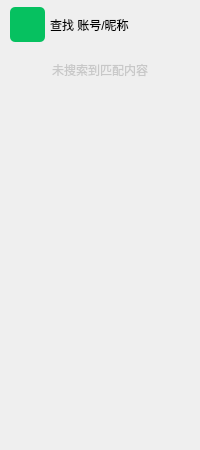
<?xml version="1.0" encoding="UTF-8"?>
<ui version="4.0">
 <class>SearchWid</class>
 <widget class="QWidget" name="SearchWid">
  <property name="geometry">
   <rect>
    <x>0</x>
    <y>0</y>
    <width>200</width>
    <height>450</height>
   </rect>
  </property>
  <property name="minimumSize">
   <size>
    <width>200</width>
    <height>450</height>
   </size>
  </property>
  <property name="windowTitle">
   <string>Form</string>
  </property>
  <property name="styleSheet">
   <string notr="true"/>
  </property>
  <layout class="QVBoxLayout" name="verticalLayout">
   <property name="spacing">
    <number>0</number>
   </property>
   <property name="leftMargin">
    <number>0</number>
   </property>
   <property name="topMargin">
    <number>0</number>
   </property>
   <property name="rightMargin">
    <number>0</number>
   </property>
   <property name="bottomMargin">
    <number>0</number>
   </property>
   <item>
    <widget class="QWidget" name="add_friend_wid" native="true">
     <property name="minimumSize">
      <size>
       <width>0</width>
       <height>50</height>
      </size>
     </property>
     <property name="maximumSize">
      <size>
       <width>16777215</width>
       <height>50</height>
      </size>
     </property>
     <property name="styleSheet">
      <string notr="true"/>
     </property>
     <layout class="QHBoxLayout" name="horizontalLayout">
      <property name="spacing">
       <number>5</number>
      </property>
      <property name="leftMargin">
       <number>10</number>
      </property>
      <property name="topMargin">
       <number>5</number>
      </property>
      <property name="rightMargin">
       <number>5</number>
      </property>
      <property name="bottomMargin">
       <number>5</number>
      </property>
      <item>
       <widget class="QLabel" name="icon">
        <property name="minimumSize">
         <size>
          <width>35</width>
          <height>35</height>
         </size>
        </property>
        <property name="maximumSize">
         <size>
          <width>35</width>
          <height>35</height>
         </size>
        </property>
        <property name="styleSheet">
         <string notr="true">background:rgb(6, 193, 96);
border-radius:5px;</string>
        </property>
        <property name="text">
         <string/>
        </property>
        <property name="scaledContents">
         <bool>false</bool>
        </property>
       </widget>
      </item>
      <item>
       <widget class="QLabel" name="label_2">
        <property name="text">
         <string>查找 账号/昵称</string>
        </property>
       </widget>
      </item>
      <item>
       <spacer name="horizontalSpacer">
        <property name="orientation">
         <enum>Qt::Orientation::Horizontal</enum>
        </property>
        <property name="sizeHint" stdset="0">
         <size>
          <width>20</width>
          <height>20</height>
         </size>
        </property>
       </spacer>
      </item>
      <item>
       <widget class="QLabel" name="label_3">
        <property name="minimumSize">
         <size>
          <width>25</width>
          <height>25</height>
         </size>
        </property>
        <property name="maximumSize">
         <size>
          <width>25</width>
          <height>25</height>
         </size>
        </property>
        <property name="styleSheet">
         <string notr="true">border-image: url(:/images/right.png);</string>
        </property>
        <property name="text">
         <string/>
        </property>
       </widget>
      </item>
     </layout>
    </widget>
   </item>
   <item>
    <widget class="QLabel" name="hint">
     <property name="minimumSize">
      <size>
       <width>0</width>
       <height>40</height>
      </size>
     </property>
     <property name="maximumSize">
      <size>
       <width>16777215</width>
       <height>40</height>
      </size>
     </property>
     <property name="styleSheet">
      <string notr="true">color: rgb(200, 200, 200);</string>
     </property>
     <property name="text">
      <string>未搜索到匹配内容</string>
     </property>
     <property name="alignment">
      <set>Qt::AlignmentFlag::AlignCenter</set>
     </property>
    </widget>
   </item>
   <item>
    <widget class="CustomerScrollWidget" name="scrollwid" native="true"/>
   </item>
  </layout>
 </widget>
 <customwidgets>
  <customwidget>
   <class>CustomerScrollWidget</class>
   <extends>QWidget</extends>
   <header location="global">customerscrollwidget.h</header>
   <container>1</container>
  </customwidget>
 </customwidgets>
 <resources/>
 <connections/>
</ui>
